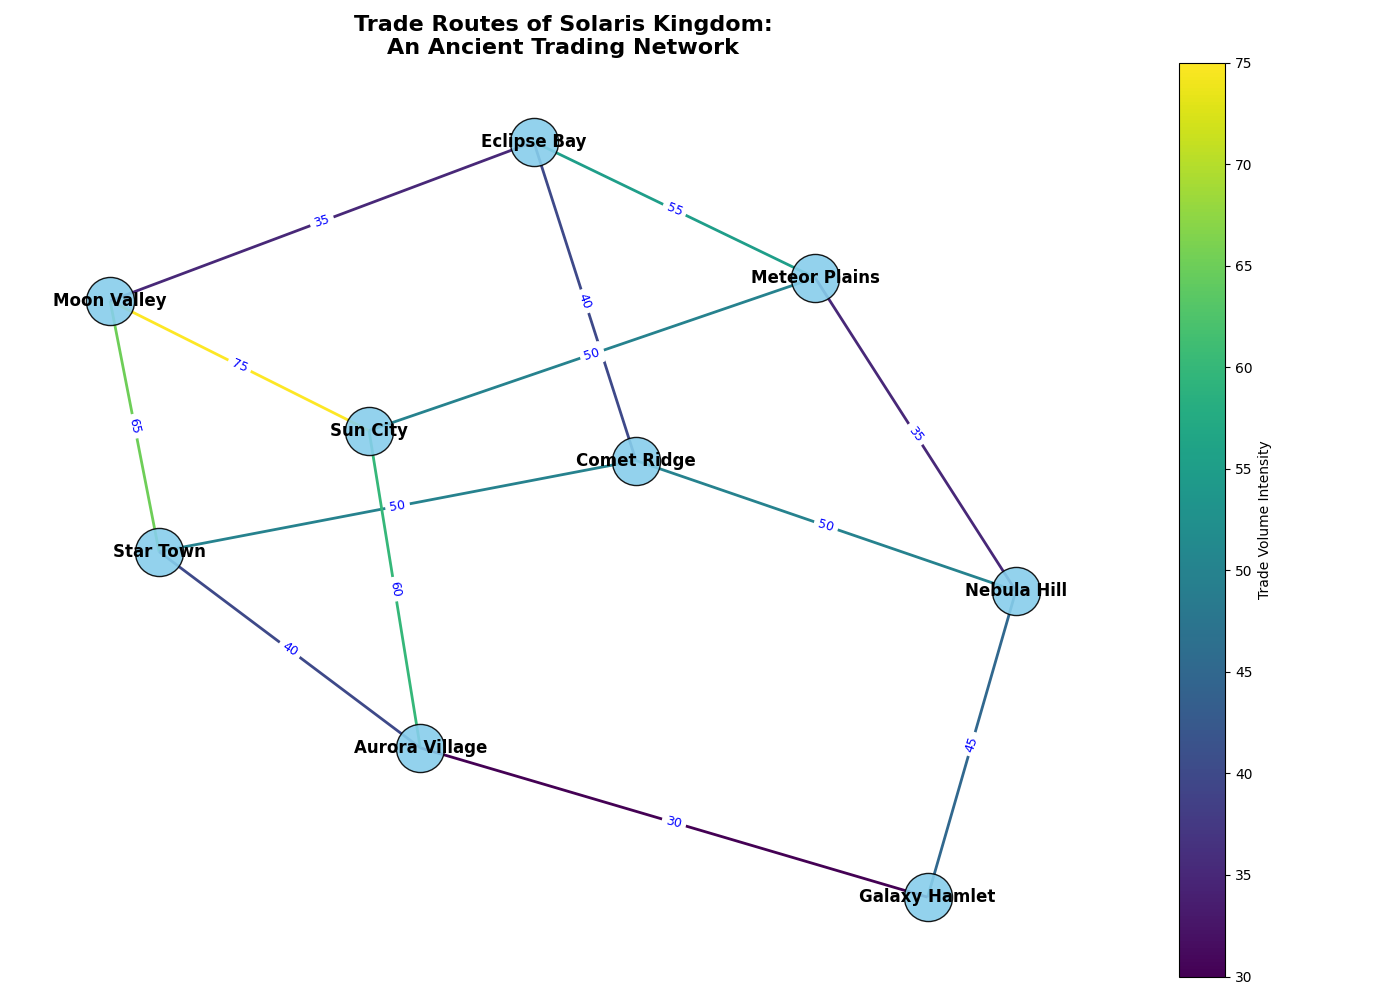

Python code for this plot:
import matplotlib.pyplot as plt
import networkx as nx
import numpy as np
import matplotlib as mpl

cities = [
    "Sun City", "Moon Valley", "Star Town", "Comet Ridge", 
    "Eclipse Bay", "Meteor Plains", "Nebula Hill", "Galaxy Hamlet", "Aurora Village"
]

trade_routes = [
    ("Sun City", "Moon Valley", 75), ("Moon Valley", "Star Town", 65), 
    ("Star Town", "Comet Ridge", 50), ("Comet Ridge", "Eclipse Bay", 40), 
    ("Eclipse Bay", "Meteor Plains", 55), ("Meteor Plains", "Nebula Hill", 35), 
    ("Nebula Hill", "Galaxy Hamlet", 45), ("Galaxy Hamlet", "Aurora Village", 30), 
    ("Aurora Village", "Sun City", 60), ("Sun City", "Meteor Plains", 50), 
    ("Moon Valley", "Eclipse Bay", 35), ("Comet Ridge", "Nebula Hill", 50), 
    ("Star Town", "Aurora Village", 40)
]

# Create the undirected graph
G = nx.Graph()
G.add_nodes_from(cities)
G.add_weighted_edges_from(trade_routes)

fig, ax = plt.subplots(figsize=(14, 10))
pos = nx.spring_layout(G, seed=42)

# Draw the nodes
nx.draw_networkx_nodes(G, pos, node_size=1200, node_color='skyblue', alpha=0.9, edgecolors='k', ax=ax)

# Draw the edges
edges_weights = [weight for (_, _, weight) in trade_routes]
nx.draw_networkx_edges(G, pos, edgelist=trade_routes, edge_color=edges_weights, 
                       edge_cmap=plt.cm.viridis, width=2, ax=ax)

# Draw node labels
nx.draw_networkx_labels(G, pos, font_size=12, font_weight='bold', verticalalignment='center', ax=ax)

# Draw edge labels for weights
edge_labels = {(u, v): f"{w}" for u, v, w in trade_routes}
nx.draw_networkx_edge_labels(G, pos, edge_labels=edge_labels, font_color='blue', font_size=9, ax=ax)

# Create a ScalarMappable and add a colorbar
sm = mpl.cm.ScalarMappable(cmap=plt.cm.viridis, norm=plt.Normalize(vmin=min(edges_weights), vmax=max(edges_weights)))
sm.set_array([])
plt.colorbar(sm, label="Trade Volume Intensity", ax=ax)

# Add title
plt.title("Trade Routes of Solaris Kingdom:\nAn Ancient Trading Network", fontsize=16, fontweight='bold')
plt.axis('off')
plt.tight_layout()
plt.show()
